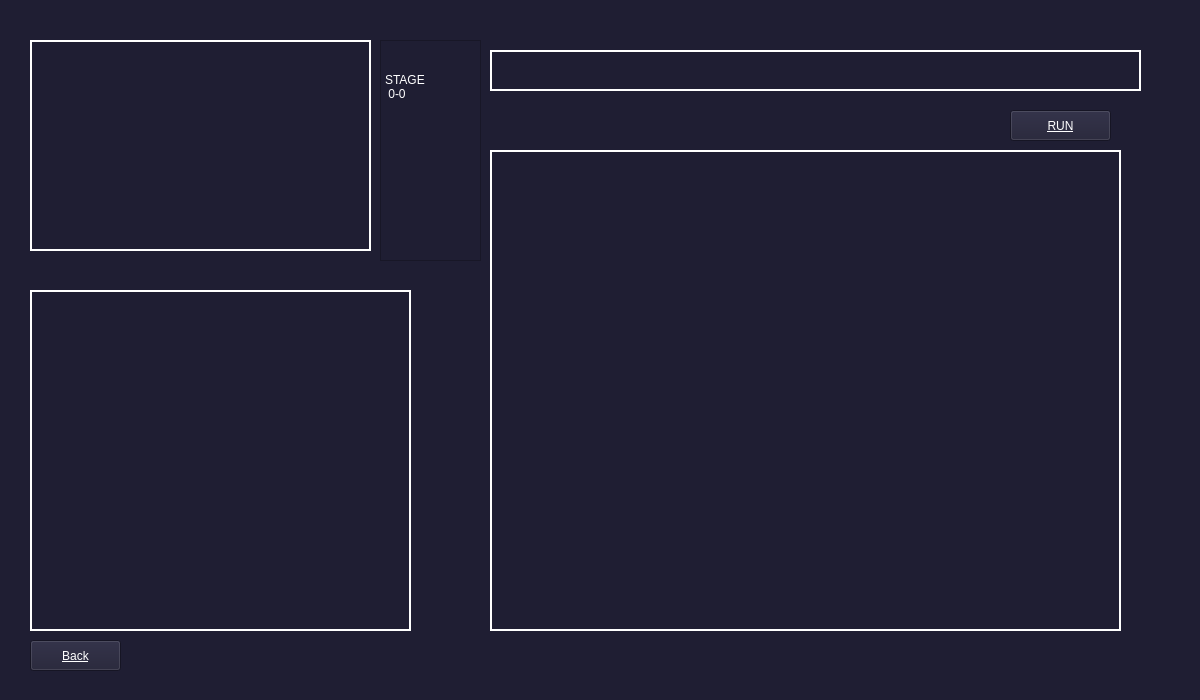
<?xml version="1.0" encoding="UTF-8"?>
<ui version="4.0">
 <class>gamewindow_designed</class>
 <widget class="QWidget" name="gamewindow_designed">
  <property name="geometry">
   <rect>
    <x>0</x>
    <y>0</y>
    <width>1200</width>
    <height>700</height>
   </rect>
  </property>
  <property name="windowTitle">
   <string>Form</string>
  </property>
  <property name="styleSheet">
   <string notr="true">background-color: rgb(31,30,51);</string>
  </property>
  <widget class="QWidget" name="ProgressFrame" native="true">
   <property name="geometry">
    <rect>
     <x>490</x>
     <y>50</y>
     <width>651</width>
     <height>41</height>
    </rect>
   </property>
   <property name="styleSheet">
    <string notr="true">border: 2px solid white;
font: 700 20pt &quot;Consolas&quot;;
color:white;</string>
   </property>
   <widget class="QWidget" name="Progress" native="true">
    <property name="geometry">
     <rect>
      <x>0</x>
      <y>0</y>
      <width>0</width>
      <height>41</height>
     </rect>
    </property>
    <property name="styleSheet">
     <string notr="true">background-color: rgb(0,255,0)</string>
    </property>
   </widget>
  </widget>
  <widget class="QPlainTextEdit" name="IDE">
   <property name="geometry">
    <rect>
     <x>490</x>
     <y>150</y>
     <width>631</width>
     <height>481</height>
    </rect>
   </property>
   <property name="styleSheet">
    <string notr="true">border: 2px solid white;
font: 20pt &quot;Consolas&quot;;
color:white;</string>
   </property>
  </widget>
  <widget class="QPushButton" name="Run">
   <property name="geometry">
    <rect>
     <x>1010</x>
     <y>110</y>
     <width>101</width>
     <height>31</height>
    </rect>
   </property>
   <property name="styleSheet">
    <string notr="true">font: 700 20pt &quot;Consolas&quot;;
color:white;
text-decoration: underline;</string>
   </property>
   <property name="text">
    <string>RUN</string>
   </property>
  </widget>
  <widget class="QTextBrowser" name="Puzzle">
   <property name="geometry">
    <rect>
     <x>30</x>
     <y>40</y>
     <width>341</width>
     <height>211</height>
    </rect>
   </property>
   <property name="styleSheet">
    <string notr="true">border: 2px solid white;
font: 20pt &quot;Consolas&quot;;
color:white;</string>
   </property>
  </widget>
  <widget class="QTextBrowser" name="Log">
   <property name="geometry">
    <rect>
     <x>30</x>
     <y>290</y>
     <width>381</width>
     <height>341</height>
    </rect>
   </property>
   <property name="styleSheet">
    <string notr="true">border: 2px solid white;
font: 700 20pt &quot;Consolas&quot;;
color:rgb(0,255,0);</string>
   </property>
  </widget>
  <widget class="QPushButton" name="backButton">
   <property name="geometry">
    <rect>
     <x>30</x>
     <y>640</y>
     <width>91</width>
     <height>31</height>
    </rect>
   </property>
   <property name="styleSheet">
    <string notr="true">font: 700 20pt &quot;Consolas&quot;;
text-decoration: underline;
color:white;</string>
   </property>
   <property name="text">
    <string>Back</string>
   </property>
  </widget>
  <widget class="QPlainTextEdit" name="plainTextEdit">
   <property name="geometry">
    <rect>
     <x>380</x>
     <y>40</y>
     <width>101</width>
     <height>221</height>
    </rect>
   </property>
   <property name="styleSheet">
    <string notr="true">color:white;
font:700 24pt &quot;Consolas&quot;;</string>
   </property>
   <property name="plainText">
    <string>

STAGE
 0-0</string>
   </property>
  </widget>
 </widget>
 <resources/>
 <connections/>
</ui>
